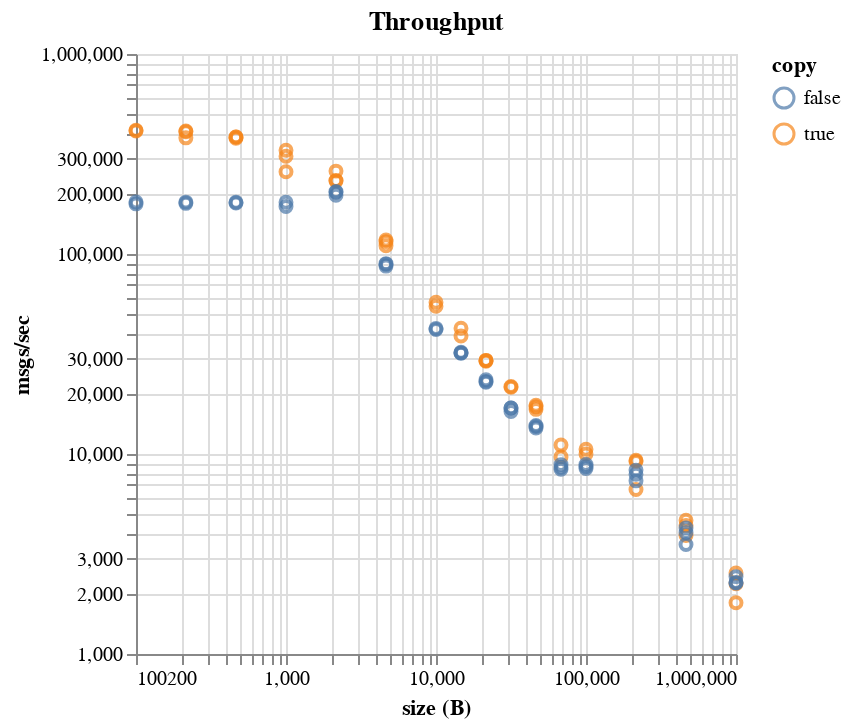

Notebook source saved alongside this figure:
### Markdown cell above
Plot the throughput performance vs msg size for copy/no-copy.
This should show us a crossover point where zero-copy starts to outperform copying.

### Code cell
chart = crossover(thr, "throughput")
chart.title = "Throughput"
chart

### Figure 1 — Vega-Lite specification as saved in the notebook (floating-point values rounded to 4 significant figures)
{"config": {"view": {"continuousWidth": 300, "continuousHeight": 300}}, "data": {"name": "data-0c43d3d4693e2c625c095c363474e051"}, "mark": {"type": "point"}, "encoding": {"color": {"field": "copy", "type": "nominal"}, "x": {"field": "size", "scale": {"type": "log"}, "title": "size (B)", "type": "quantitative"}, "y": {"field": "throughput", "scale": {"type": "log"}, "title": "msgs/sec", "type": "quantitative"}}, "title": "Throughput", "$schema": "https://vega.github.io/schema/vega-lite/v5.16.3.json", "datasets": {"data-0c43d3d4693e2c625c095c363474e051": [{"size": 100, "count": 655360, "copy": true, "poll": false, "transport": "ipc", "sends": 1619000.0, "throughput": 412500.0}, {"size": 100, "count": 1310720, "copy": true, "poll": false, "transport": "ipc", "sends": 1636000.0, "throughput": 415300.0}, {"size": 100, "count": 262144, "copy": false, "poll": false, "transport": "ipc", "sends": 178100.0, "throughput": 178100.0}, {"size": 100, "count": 524288, "copy": false, "poll": false, "transport": "ipc", "sends": 181800.0, "throughput": 181800.0}, {"size": 215, "count": 524288, "copy": true, "poll": false, "transport": "ipc", "sends": 1599000.0, "throughput": 408200.0}, {"size": 215, "count": 1048576, "copy": true, "poll": false, "transport": "ipc", "sends": 1654000.0, "throughput": 411900.0}, {"size": 215, "count": 2097152, "copy": true, "poll": false, "transport": "ipc", "sends": 1561000.0, "throughput": 380900.0}, {"size": 215, "count": 262144, "copy": false, "poll": false, "transport": "ipc", "sends": 181800.0, "throughput": 181700.0}, {"size": 215, "count": 524288, "copy": false, "poll": false, "transport": "ipc", "sends": 179200.0, "throughput": 179200.0}, {"size": 464, "count": 327680, "copy": true, "poll": false, "transport": "ipc", "sends": 1448000.0, "throughput": 379400.0}, {"size": 464, "count": 655360, "copy": true, "poll": false, "transport": "ipc", "sends": 1579000.0, "throughput": 384300.0}, {"size": 464, "count": 1310720, "copy": true, "poll": false, "transport": "ipc", "sends": 1563000.0, "throughput": 384500.0}, {"size": 464, "count": 262144, "copy": false, "poll": false, "transport": "ipc", "sends": 181400.0, "throughput": 181300.0}, {"size": 464, "count": 524288, "copy": false, "poll": false, "transport": "ipc", "sends": 179800.0, "throughput": 179800.0}, {"size": 1000, "count": 327680, "copy": true, "poll": false, "transport": "ipc", "sends": 1428000.0, "throughput": 330200.0}, {"size": 1000, "count": 655360, "copy": true, "poll": false, "transport": "ipc", "sends": 1508000.0, "throughput": 307800.0}, {"size": 1000, "count": 1310720, "copy": true, "poll": false, "transport": "ipc", "sends": 1359000.0, "throughput": 257800.0}, {"size": 1000, "count": 262144, "copy": false, "poll": false, "transport": "ipc", "sends": 172800.0, "throughput": 172700.0}, {"size": 1000, "count": 524288, "copy": false, "poll": false, "transport": "ipc", "sends": 181300.0, "throughput": 181300.0}, {"size": 2154, "count": 262144, "copy": true, "poll": false, "transport": "ipc", "sends": 679000.0, "throughput": 233100.0}, {"size": 2154, "count": 524288, "copy": true, "poll": false, "transport": "ipc", "sends": 711500.0, "throughput": 232100.0}, {"size": 2154, "count": 1048576, "copy": true, "poll": false, "transport": "ipc", "sends": 988100.0, "throughput": 259700.0}, {"size": 2154, "count": 262144, "copy": false, "poll": false, "transport": "ipc", "sends": 199400.0, "throughput": 196800.0}, {"size": 2154, "count": 524288, "copy": false, "poll": false, "transport": "ipc", "sends": 203900.0, "throughput": 203400.0}, {"size": 2154, "count": 1048576, "copy": false, "poll": false, "transport": "ipc", "sends": 205300.0, "throughput": 205200.0}, {"size": 4641, "count": 131072, "copy": true, "poll": false, "transport": "ipc", "sends": 529400.0, "throughput": 115300.0}, {"size": 4641, "count": 262144, "copy": true, "poll": false, "transport": "ipc", "sends": 583300.0, "throughput": 117400.0}, {"size": 4641, "count": 524288, "copy": true, "poll": false, "transport": "ipc", "sends": 395800.0, "throughput": 110100.0}, {"size": 4641, "count": 81920, "copy": false, "poll": false, "transport": "ipc", "sends": 213300.0, "throughput": 87010.0}, {"size": 4641, "count": 163840, "copy": false, "poll": false, "transport": "ipc", "sends": 211900.0, "throughput": 88780.0}, {"size": 4641, "count": 327680, "copy": false, "poll": false, "transport": "ipc", "sends": 212200.0, "throughput": 89500.0}, {"size": 10000, "count": 81920, "copy": true, "poll": false, "transport": "ipc", "sends": 258000.0, "throughput": 54830.0}, {"size": 10000, "count": 163840, "copy": true, "poll": false, "transport": "ipc", "sends": 262100.0, "throughput": 57330.0}, {"size": 10000, "count": 65536, "copy": false, "poll": false, "transport": "ipc", "sends": 191000.0, "throughput": 41910.0}, {"size": 10000, "count": 131072, "copy": false, "poll": false, "transport": "ipc", "sends": 202900.0, "throughput": 42460.0}, {"size": 21544, "count": 32768, "copy": true, "poll": false, "transport": "ipc", "sends": 177400.0, "throughput": 29370.0}, {"size": 21544, "count": 65536, "copy": true, "poll": false, "transport": "ipc", "sends": 177600.0, "throughput": 29070.0}, {"size": 21544, "count": 131072, "copy": true, "poll": false, "transport": "ipc", "sends": 138700.0, "throughput": 29370.0}, {"size": 21544, "count": 32768, "copy": false, "poll": false, "transport": "ipc", "sends": 201000.0, "throughput": 23080.0}, {"size": 21544, "count": 65536, "copy": false, "poll": false, "transport": "ipc", "sends": 204700.0, "throughput": 23490.0}, {"size": 21544, "count": 131072, "copy": false, "poll": false, "transport": "ipc", "sends": 219700.0, "throughput": 22830.0}, {"size": 46415, "count": 16384, "copy": true, "poll": false, "transport": "ipc", "sends": 73600.0, "throughput": 17510.0}, {"size": 46415, "count": 32768, "copy": true, "poll": false, "transport": "ipc", "sends": 73170.0, "throughput": 16720.0}, {"size": 46415, "count": 65536, "copy": true, "poll": false, "transport": "ipc", "sends": 73460.0, "throughput": 17210.0}, {"size": 46415, "count": 16384, "copy": false, "poll": false, "transport": "ipc", "sends": 163500.0, "throughput": 13880.0}, {"size": 46415, "count": 32768, "copy": false, "poll": false, "transport": "ipc", "sends": 202200.0, "throughput": 13480.0}, {"size": 46415, "count": 65536, "copy": false, "poll": false, "transport": "ipc", "sends": 185800.0, "throughput": 13730.0}, {"size": 100000, "count": 16384, "copy": true, "poll": false, "transport": "ipc", "sends": 37520.0, "throughput": 10550.0}, {"size": 100000, "count": 32768, "copy": true, "poll": false, "transport": "ipc", "sends": 32210.0, "throughput": 9997.0}, {"size": 100000, "count": 8192, "copy": false, "poll": false, "transport": "ipc", "sends": 114600.0, "throughput": 8463.0}, {"size": 100000, "count": 16384, "copy": false, "poll": false, "transport": "ipc", "sends": 154600.0, "throughput": 8647.0}, {"size": 100000, "count": 32768, "copy": false, "poll": false, "transport": "ipc", "sends": 208700.0, "throughput": 8859.0}, {"size": 215443, "count": 8192, "copy": true, "poll": false, "transport": "ipc", "sends": 16740.0, "throughput": 9314.0}, {"size": 215443, "count": 16384, "copy": true, "poll": false, "transport": "ipc", "sends": 19480.0, "throughput": 9185.0}, {"size": 215443, "count": 32768, "copy": true, "poll": false, "transport": "ipc", "sends": 18000.0, "throughput": 6646.0}, {"size": 215443, "count": 8192, "copy": false, "poll": false, "transport": "ipc", "sends": 82190.0, "throughput": 7340.0}, {"size": 215443, "count": 16384, "copy": false, "poll": false, "transport": "ipc", "sends": 165400.0, "throughput": 7915.0}, {"size": 215443, "count": 32768, "copy": false, "poll": false, "transport": "ipc", "sends": 185100.0, "throughput": 8306.0}, {"size": 464158, "count": 4096, "copy": true, "poll": false, "transport": "ipc", "sends": 7096.0, "throughput": 4398.0}, {"size": 464158, "count": 8192, "copy": true, "poll": false, "transport": "ipc", "sends": 8672.0, "throughput": 4666.0}, {"size": 464158, "count": 16384, "copy": true, "poll": false, "transport": "ipc", "sends": 8531.0, "throughput": 3916.0}, {"size": 464158, "count": 4096, "copy": false, "poll": false, "transport": "ipc", "sends": 137100.0, "throughput": 3530.0}, {"size": 464158, "count": 8192, "copy": false, "poll": false, "transport": "ipc", "sends": 181300.0, "throughput": 4271.0}, {"size": 464158, "count": 16384, "copy": false, "poll": false, "transport": "ipc", "sends": 203000.0, "throughput": 4046.0}, {"size": 1000000, "count": 2048, "copy": true, "poll": false, "transport": "ipc", "sends": 3937.0, "throughput": 2539.0}, {"size": 1000000, "count": 4096, "copy": true, "poll": false, "transport": "ipc", "sends": 4161.0, "throughput": 2243.0}, {"size": 1000000, "count": 8192, "copy": true, "poll": false, "transport": "ipc", "sends": 3814.0, "throughput": 1803.0}, {"size": 1000000, "count": 2048, "copy": false, "poll": false, "transport": "ipc", "sends": 150100.0, "throughput": 2266.0}, {"size": 1000000, "count": 4096, "copy": false, "poll": false, "transport": "ipc", "sends": 185900.0, "throughput": 2438.0}, {"size": 1000000, "count": 8192, "copy": false, "poll": false, "transport": "ipc", "sends": 189900.0, "throughput": 2280.0}, {"size": 14677, "count": 65536, "copy": true, "poll": false, "transport": "ipc", "sends": 140200.0, "throughput": 38870.0}, {"size": 14677, "count": 131072, "copy": true, "poll": false, "transport": "ipc", "sends": 166300.0, "throughput": 42580.0}, {"size": 14677, "count": 32768, "copy": false, "poll": false, "transport": "ipc", "sends": 194400.0, "throughput": 32240.0}, {"size": 14677, "count": 65536, "copy": false, "poll": false, "transport": "ipc", "sends": 195200.0, "throughput": 32030.0}, {"size": 14677, "count": 131072, "copy": false, "poll": false, "transport": "ipc", "sends": 198700.0, "throughput": 31890.0}, {"size": 31622, "count": 32768, "copy": true, "poll": false, "transport": "ipc", "sends": 110100.0, "throughput": 21580.0}, {"size": 31622, "count": 65536, "copy": true, "poll": false, "transport": "ipc", "sends": 128600.0, "throughput": 21750.0}, {"size": 31622, "count": 16384, "copy": false, "poll": false, "transport": "ipc", "sends": 187300.0, "throughput": 16970.0}, {"size": 31622, "count": 32768, "copy": false, "poll": false, "transport": "ipc", "sends": 168900.0, "throughput": 16980.0}, {"size": 31622, "count": 65536, "copy": false, "poll": false, "transport": "ipc", "sends": 205700.0, "throughput": 16300.0}, {"size": 68129, "count": 16384, "copy": true, "poll": false, "transport": "ipc", "sends": 43130.0, "throughput": 9673.0}, {"size": 68129, "count": 32768, "copy": true, "poll": false, "transport": "ipc", "sends": 49610.0, "throughput": 11080.0}, {"size": 68129, "count": 8192, "copy": false, "poll": false, "transport": "ipc", "sends": 118800.0, "throughput": 8851.0}, {"size": 68129, "count": 16384, "copy": false, "poll": false, "transport": "ipc", "sends": 139100.0, "throughput": 8576.0}, {"size": 68129, "count": 32768, "copy": false, "poll": false, "transport": "ipc", "sends": 182000.0, "throughput": 8382.0}]}}
